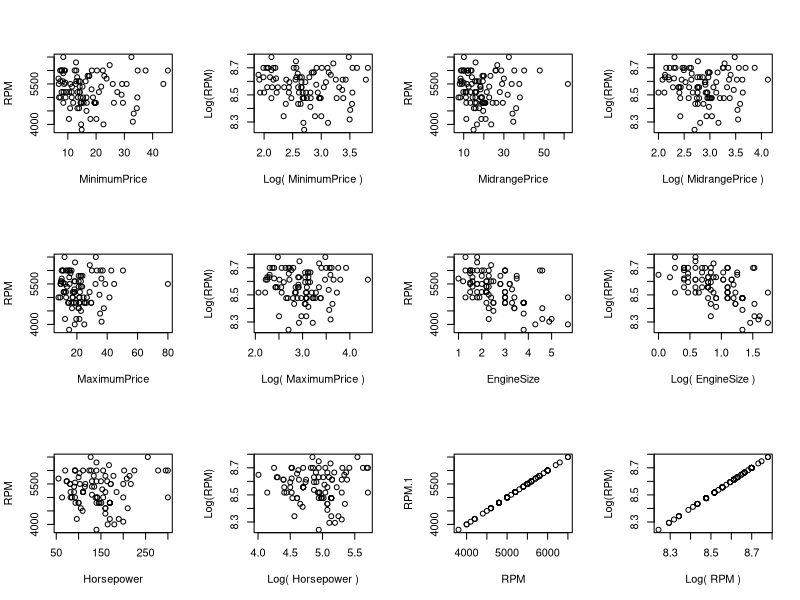
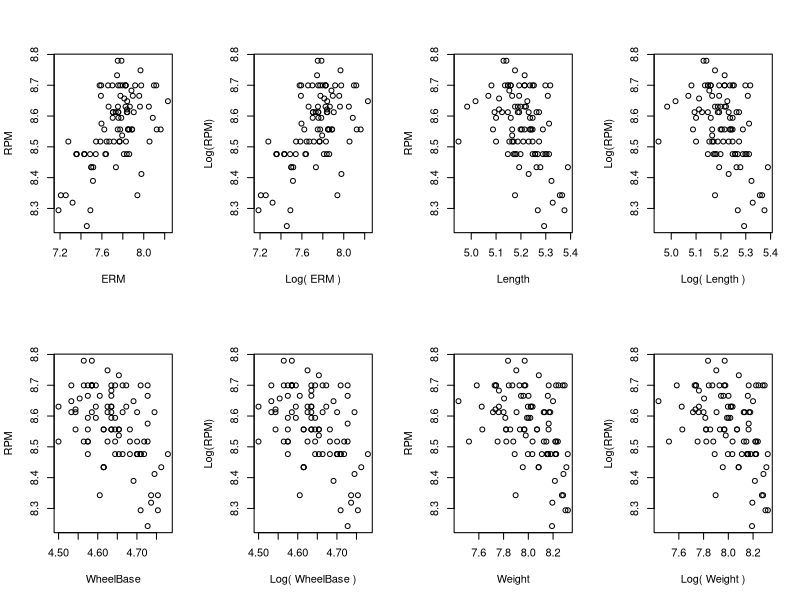
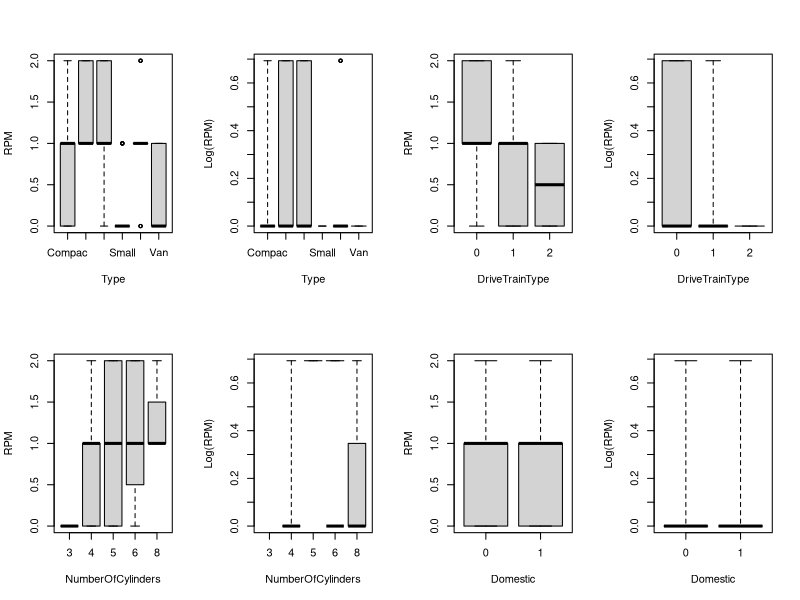

Here is the R script that generated these plots, in order: (Note: this script raises an error after producing the figures.)
#read csv
carsCsv = read.csv("93Cars_values.csv",sep = ';',stringsAsFactors=FALSE, dec=",")

namess = names(carsCsv)
rpm<-carsCsv[[namess[14]]]
# STEP 1
par(mfrow=c(3,4))
for(i in list(4,5,6,12,13,14)){
  dta <- carsCsv[c(i,14)]
  plot(dta)
  dta <- log(carsCsv[c(i,14)])
  plot(dta,xlab=paste("Log(",namess[i],")"),ylab = paste("Log(RPM)"))
}

par(mfrow=c(2,4))
for(i in list(15,19,20,25)){
  dta <- log(carsCsv[c(i,14)])
  plot(dta)
  plot(dta,xlab=paste("Log(",namess[i],")"),ylab = paste("Log(RPM)"))
  
}

par(mfrow=c(2,4))
for(i in list(3,10,11,26)){
  dta <- carsCsv[c(i,9)]
  boxplot(carsCsv[[namess[9]]]~carsCsv[[namess[i]]],xlab=namess[i],ylab ="RPM")
  boxplot(log(carsCsv[[namess[9]]])~carsCsv[[namess[i]]],xlab=namess[i],ylab = "Log(RPM)")
  
}

#STEP 2
#STEP 3

for (i in list(4,5,6,12,13,7,15,19,20,25)) { 
  
  spear<-cor.test(carsCsv[[namess[i]]],rpm, method="spearman")
  pvalue <- spear$p.value
  estimate <- spear$estimate
  print(namess[i])
  print(pvalue)
  print(estimate) 
}


#STEP 4

for (i in list(3,10,11,16,18,26)) {
  print(namess[i])
  print(summary(aov(cityMpg~factor(carsCsv[[namess[i]]]))))
  print(summary(aov(log(cityMpg)~factor(carsCsv[[namess[i]]]))))
}



